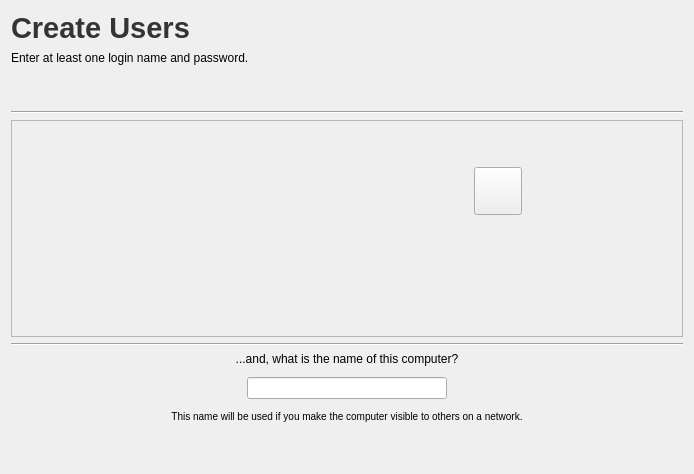
<?xml version="1.0" encoding="UTF-8"?>
<ui version="4.0">
 <class>UserCreation</class>
 <widget class="QWidget" name="UserCreation">
  <property name="geometry">
   <rect>
    <x>0</x>
    <y>0</y>
    <width>694</width>
    <height>474</height>
   </rect>
  </property>
  <property name="windowTitle">
   <string/>
  </property>
  <layout class="QVBoxLayout" name="verticalLayout_2">
   <item>
    <widget class="QLabel" name="label">
     <property name="maximumSize">
      <size>
       <width>16777215</width>
       <height>50</height>
      </size>
     </property>
     <property name="font">
      <font>
       <pointsize>14</pointsize>
      </font>
     </property>
     <property name="text">
      <string>&lt;!DOCTYPE HTML PUBLIC &quot;-//W3C//DTD HTML 4.0//EN&quot; &quot;http://www.w3.org/TR/REC-html40/strict.dtd&quot;&gt;
&lt;html&gt;&lt;head&gt;&lt;meta name=&quot;qrichtext&quot; content=&quot;1&quot; /&gt;&lt;style type=&quot;text/css&quot;&gt;
p, li { white-space: pre-wrap; }
&lt;/style&gt;&lt;/head&gt;&lt;body style=&quot; font-family:'Sans Serif'; font-size:14pt; font-weight:400; font-style:normal;&quot;&gt;
&lt;p style=&quot; margin-top:0px; margin-bottom:0px; margin-left:0px; margin-right:0px; -qt-block-indent:0; text-indent:0px;&quot;&gt;&lt;span style=&quot; font-size:22pt; font-weight:600; color:#343434;&quot;&gt;Create Users&lt;/span&gt;&lt;/p&gt;&lt;/body&gt;&lt;/html&gt;</string>
     </property>
    </widget>
   </item>
   <item>
    <widget class="QLabel" name="label_2">
     <property name="text">
      <string>Enter at least one login name and password.</string>
     </property>
     <property name="scaledContents">
      <bool>true</bool>
     </property>
     <property name="wordWrap">
      <bool>true</bool>
     </property>
    </widget>
   </item>
   <item>
    <spacer name="verticalSpacer">
     <property name="orientation">
      <enum>Qt::Vertical</enum>
     </property>
     <property name="sizeType">
      <enum>QSizePolicy::Fixed</enum>
     </property>
     <property name="sizeHint" stdset="0">
      <size>
       <width>20</width>
       <height>40</height>
      </size>
     </property>
    </spacer>
   </item>
   <item>
    <widget class="Line" name="line">
     <property name="orientation">
      <enum>Qt::Horizontal</enum>
     </property>
    </widget>
   </item>
   <item>
    <widget class="QScrollArea" name="scrollArea">
     <property name="widgetResizable">
      <bool>true</bool>
     </property>
     <widget class="QWidget" name="scrollAreaWidgetContents">
      <property name="geometry">
       <rect>
        <x>0</x>
        <y>0</y>
        <width>680</width>
        <height>208</height>
       </rect>
      </property>
      <property name="sizePolicy">
       <sizepolicy hsizetype="Expanding" vsizetype="Minimum">
        <horstretch>0</horstretch>
        <verstretch>0</verstretch>
       </sizepolicy>
      </property>
      <layout class="QVBoxLayout" name="verticalLayout_3">
       <property name="sizeConstraint">
        <enum>QLayout::SetNoConstraint</enum>
       </property>
       <item>
        <layout class="QVBoxLayout" name="verticalLayout">
         <property name="spacing">
          <number>1</number>
         </property>
         <property name="sizeConstraint">
          <enum>QLayout::SetFixedSize</enum>
         </property>
         <item>
          <spacer name="verticalSpacer_4">
           <property name="orientation">
            <enum>Qt::Vertical</enum>
           </property>
           <property name="sizeHint" stdset="0">
            <size>
             <width>20</width>
             <height>1</height>
            </size>
           </property>
          </spacer>
         </item>
        </layout>
       </item>
       <item>
        <layout class="QHBoxLayout" name="horizontalLayout">
         <item>
          <spacer name="horizontalSpacer">
           <property name="orientation">
            <enum>Qt::Horizontal</enum>
           </property>
           <property name="sizeHint" stdset="0">
            <size>
             <width>40</width>
             <height>20</height>
            </size>
           </property>
          </spacer>
         </item>
         <item>
          <spacer name="horizontalSpacer_9">
           <property name="orientation">
            <enum>Qt::Horizontal</enum>
           </property>
           <property name="sizeHint" stdset="0">
            <size>
             <width>40</width>
             <height>20</height>
            </size>
           </property>
          </spacer>
         </item>
         <item>
          <spacer name="horizontalSpacer_10">
           <property name="orientation">
            <enum>Qt::Horizontal</enum>
           </property>
           <property name="sizeHint" stdset="0">
            <size>
             <width>40</width>
             <height>20</height>
            </size>
           </property>
          </spacer>
         </item>
         <item>
          <widget class="QPushButton" name="addUser">
           <property name="minimumSize">
            <size>
             <width>48</width>
             <height>48</height>
            </size>
           </property>
           <property name="maximumSize">
            <size>
             <width>48</width>
             <height>48</height>
            </size>
           </property>
           <property name="toolTip">
            <string>Add another user account.</string>
           </property>
           <property name="text">
            <string/>
           </property>
          </widget>
         </item>
         <item>
          <spacer name="horizontalSpacer_8">
           <property name="orientation">
            <enum>Qt::Horizontal</enum>
           </property>
           <property name="sizeHint" stdset="0">
            <size>
             <width>40</width>
             <height>20</height>
            </size>
           </property>
          </spacer>
         </item>
        </layout>
       </item>
       <item>
        <spacer name="verticalSpacer_2">
         <property name="orientation">
          <enum>Qt::Vertical</enum>
         </property>
         <property name="sizeHint" stdset="0">
          <size>
           <width>20</width>
           <height>1</height>
          </size>
         </property>
        </spacer>
       </item>
       <item>
        <spacer name="verticalSpacer_5">
         <property name="orientation">
          <enum>Qt::Vertical</enum>
         </property>
         <property name="sizeHint" stdset="0">
          <size>
           <width>20</width>
           <height>1</height>
          </size>
         </property>
        </spacer>
       </item>
       <item>
        <spacer name="verticalSpacer_6">
         <property name="orientation">
          <enum>Qt::Vertical</enum>
         </property>
         <property name="sizeHint" stdset="0">
          <size>
           <width>20</width>
           <height>1</height>
          </size>
         </property>
        </spacer>
       </item>
      </layout>
     </widget>
    </widget>
   </item>
   <item>
    <widget class="Line" name="line_2">
     <property name="orientation">
      <enum>Qt::Horizontal</enum>
     </property>
    </widget>
   </item>
   <item>
    <layout class="QGridLayout" name="_23">
     <property name="verticalSpacing">
      <number>11</number>
     </property>
     <item row="1" column="3">
      <widget class="QLineEdit" name="hostname">
       <property name="sizePolicy">
        <sizepolicy hsizetype="Expanding" vsizetype="Fixed">
         <horstretch>0</horstretch>
         <verstretch>0</verstretch>
        </sizepolicy>
       </property>
       <property name="minimumSize">
        <size>
         <width>200</width>
         <height>0</height>
        </size>
       </property>
       <property name="maximumSize">
        <size>
         <width>200</width>
         <height>16777215</height>
        </size>
       </property>
       <property name="alignment">
        <set>Qt::AlignCenter</set>
       </property>
      </widget>
     </item>
     <item row="2" column="1" colspan="5">
      <widget class="QLabel" name="hostname_extra_label">
       <property name="styleSheet">
        <string>font-weight: normal</string>
       </property>
       <property name="text">
        <string>&lt;small&gt;This name will be used if you make the computer visible to others on a network.&lt;/small&gt;</string>
       </property>
       <property name="alignment">
        <set>Qt::AlignCenter</set>
       </property>
       <property name="wordWrap">
        <bool>false</bool>
       </property>
      </widget>
     </item>
     <item row="0" column="2" colspan="3">
      <widget class="QLabel" name="label_3">
       <property name="text">
        <string>...and, what is the name of this computer?</string>
       </property>
       <property name="alignment">
        <set>Qt::AlignCenter</set>
       </property>
      </widget>
     </item>
     <item row="0" column="0" rowspan="3">
      <spacer name="horizontalSpacer_2">
       <property name="orientation">
        <enum>Qt::Horizontal</enum>
       </property>
       <property name="sizeHint" stdset="0">
        <size>
         <width>40</width>
         <height>20</height>
        </size>
       </property>
      </spacer>
     </item>
     <item row="0" column="6" rowspan="3">
      <spacer name="horizontalSpacer_3">
       <property name="orientation">
        <enum>Qt::Horizontal</enum>
       </property>
       <property name="sizeHint" stdset="0">
        <size>
         <width>40</width>
         <height>20</height>
        </size>
       </property>
      </spacer>
     </item>
     <item row="0" column="1" rowspan="2">
      <spacer name="horizontalSpacer_4">
       <property name="orientation">
        <enum>Qt::Horizontal</enum>
       </property>
       <property name="sizeHint" stdset="0">
        <size>
         <width>40</width>
         <height>20</height>
        </size>
       </property>
      </spacer>
     </item>
     <item row="1" column="4">
      <spacer name="horizontalSpacer_5">
       <property name="orientation">
        <enum>Qt::Horizontal</enum>
       </property>
       <property name="sizeHint" stdset="0">
        <size>
         <width>40</width>
         <height>20</height>
        </size>
       </property>
      </spacer>
     </item>
     <item row="1" column="2">
      <spacer name="horizontalSpacer_6">
       <property name="orientation">
        <enum>Qt::Horizontal</enum>
       </property>
       <property name="sizeHint" stdset="0">
        <size>
         <width>40</width>
         <height>20</height>
        </size>
       </property>
      </spacer>
     </item>
     <item row="0" column="5" rowspan="2">
      <spacer name="horizontalSpacer_7">
       <property name="orientation">
        <enum>Qt::Horizontal</enum>
       </property>
       <property name="sizeHint" stdset="0">
        <size>
         <width>40</width>
         <height>20</height>
        </size>
       </property>
      </spacer>
     </item>
    </layout>
   </item>
   <item>
    <spacer name="verticalSpacer_3">
     <property name="orientation">
      <enum>Qt::Vertical</enum>
     </property>
     <property name="sizeType">
      <enum>QSizePolicy::Fixed</enum>
     </property>
     <property name="sizeHint" stdset="0">
      <size>
       <width>20</width>
       <height>40</height>
      </size>
     </property>
    </spacer>
   </item>
  </layout>
 </widget>
 <resources>
  <include location="../installer.qrc"/>
 </resources>
 <connections/>
</ui>
